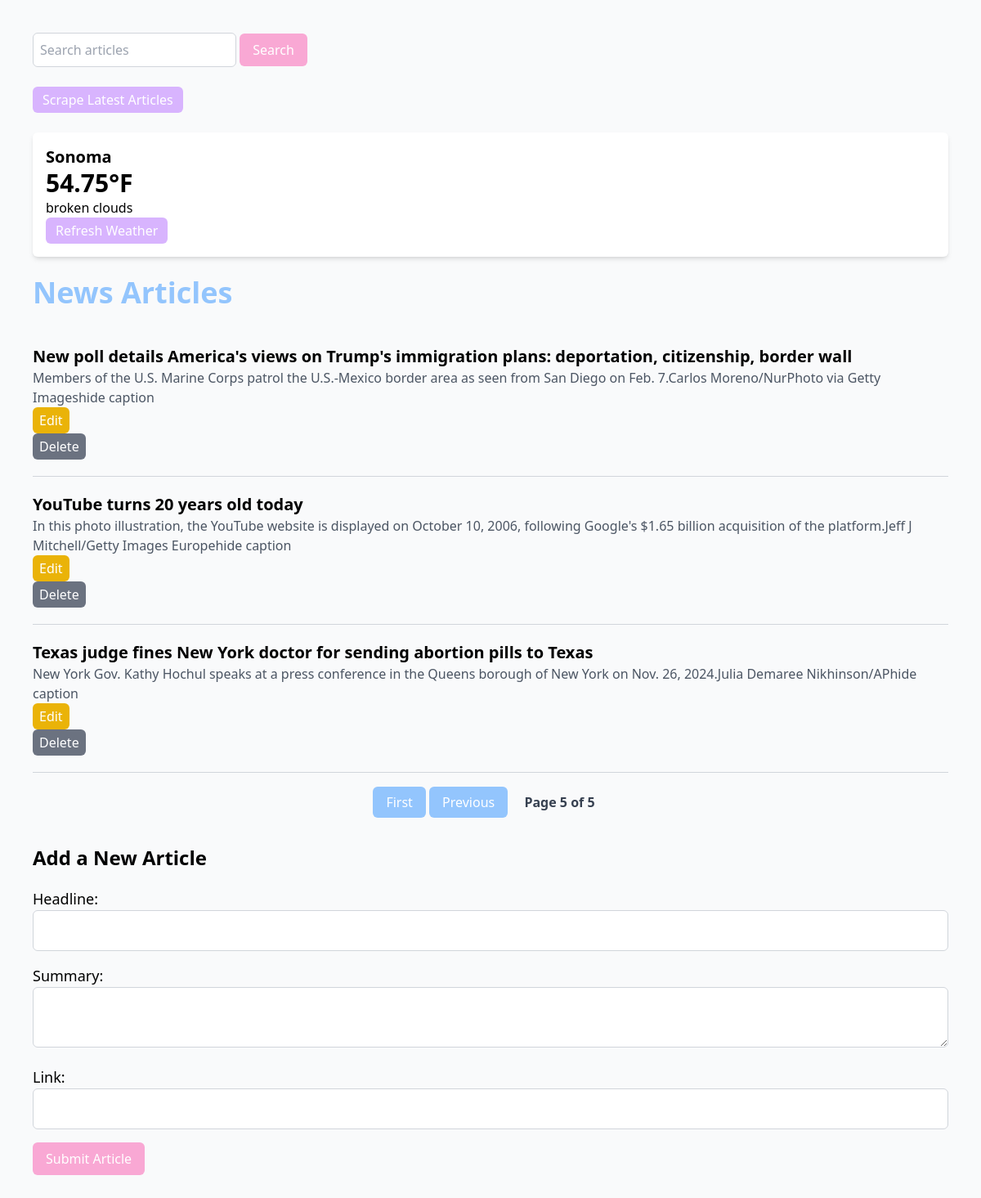
Page /?page=5 on the earlier database version.
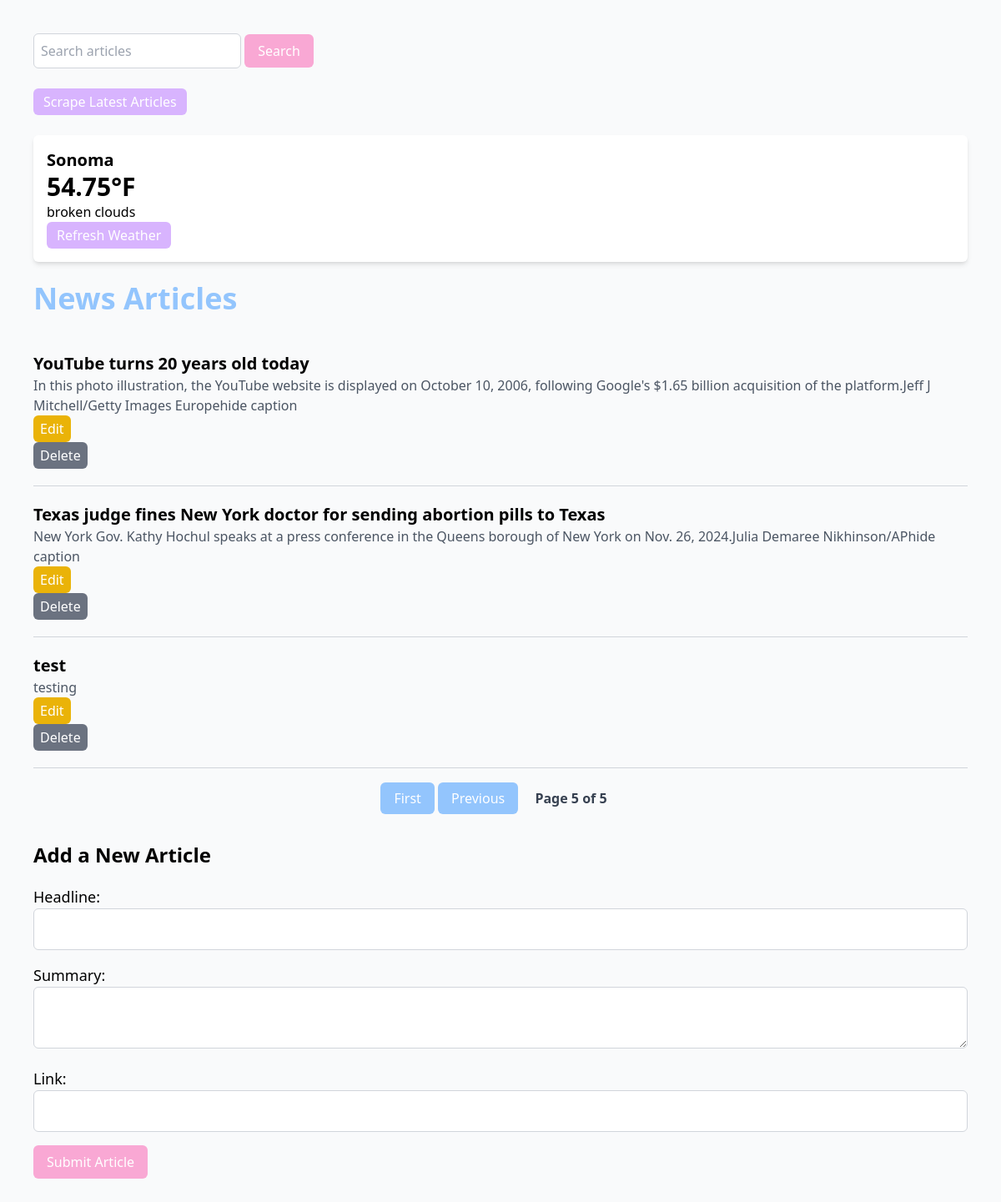
Same page on the later database version.
### models.py (models this page shows)
class NewsArticle(Base): # New class that inherits from Base to map to database table
    __tablename__ = 'news_articles' # Specifies name of database table
    id = Column(Integer, primary_key=True)  # Defines column named id which is an integer and primary key
    headline = Column(String, nullable=False) # Defines column to store strings for article headlines
    summary = Column(String, nullable=True) # Defines column to store strings for summary of the articles
    link = Column(String, nullable=False) # Defines column to store strings for urls of the articles
    updated_at = Column(DateTime, default=lambda: datetime.now(timezone.utc), onupdate=lambda: datetime.now(timezone.utc))  # Track updates

### app.py (the view)
@app.route('/')
def index():
    try:
        session.expire_all() # Ensures the session fetches fresh data
        page = request.args.get('page', 1, type=int)
        per_page = 5 # Number of articles per page
        total_articles = session.query(NewsArticle).count()
        total_pages = (total_articles + per_page - 1) // per_page # Calculate total pages
        news_articles = session.query(NewsArticle).offset((page - 1) * per_page).limit(per_page).all()
        weather_data = session.query(Weather).first()
        return render_template(
            'index.html', articles=news_articles, weather=weather_data,
            page=page, total_articles=total_articles, per_page=per_page, total_pages=total_pages
        )
    except Exception as e:
        logging.error(f"Error loading homepage: {e}")
        flash("An error occurred while loading the page. Please try again", "error")
        return render_template('index.html', articles=[], weather=[], page=1, total_articles=0, per_page=5, total_pages=1)

### app.py (called while the page is built)
@app.before_request
def refresh_session():
    session.close()  # Rollback any pending transactions
    session.expire_all()  # Ensure fresh data is loaded

### templates/index.html (shortened to what this page needs)
<!DOCTYPE html>
<html lang="en">
<head>
    <script src="https://cdn.tailwindcss.com"></script>
</head>
<body class="font-sans bg-gray-50 p-10">
    <form action="/search" method="GET" class="mb-6">
        <input type="text" name="query" placeholder="Search articles" class="p-2 border border-gray-300 rounded-md focus:ring-2 focus:ring-blue-300"">
        <button type="submit" class="bg-pink-300 text-white py-2 px-4 rounded-md hover:bg-pink-400 transition-all">Search</button>
    </form>
    <form action="/scrape" method="POST">
        <button type="submit" class="bg-purple-300 text-white py-1 px-3 rounded-md hover:bg-purple-400 transition-all">Scrape Latest Articles</button>
    </form>
    <div class="weather-widget my-6 p-4 bg-white shadow-md rounded-md">
        {% if weather %}
            <p class="text-xl font-semibold">{{weather.city}}</p>
            <p class="text-3xl font-bold">{{weather.temp}}°F</p>
            <p>{{weather.description}}</p>
        {% else %}
            <p>Weather data unavailable</p>
        {% endif %}
        <form action="/update_weather" method="POST">
            <button type="submit" class="bg-purple-300 text-white py-1 px-3 rounded-md hover:bg-purple-400 transition-all">Refresh Weather</button>
        </form>
    </div>
    <h1 class="text-4xl font-semibold mb-6"><a href="/" class="text-blue-300 hover:text-blue-400">News Articles</a></h1>
    {% for article in articles %}
    <div class="news-article border-b border-gray-300 py-5">
        <h2 class="text-xl font-semibold">
            <a href="{{ article.link }}" target="_blank" class="text-black-600 hover:underline">{{ article.headline }}</a>
        </h2>
        <p class="text-gray-600">{{ article.summary }}</p>
        <form action="/edit/{{ article.id }}" method="GET" class="inline-block mr-3">
            <button type="submit" class="bg-yellow-500 text-white py-1 px-2 rounded-md hover:bg-yellow-700 transition-all">Edit</button>
        </form>
        <form action="/delete/{{ article.id }}" method="POST" onsubmit="return confirm('Are you sure?');">
            <button type="submit" class="bg-gray-500 text-white py-1 px-2 rounded-md hover:bg-gray-700 transition-all">Delete</button>
        </form>
    </div>
    {% endfor %}
    <div class="pagination mt-6 text-center">
        {% if page > 1 %}
            <a href="{{ url_for('index', page=1 )}}" class="px-4 py-2 bg-blue-300 text-white rounded-md hover:bg-blue-400 transition-all">First</a>
            <a href="{{ url_for('index', page=page-1) }}" class="px-4 py-2 bg-blue-300 text-white rounded-md hover:bg-blue-400 transition-all">Previous</a>
        {% endif %}
        <span class="font-semibold text-gray-700 mx-4">Page {{ page }} of {{ total_pages }}</span>
    </div>
    <h2 class="text-2xl font-semibold mt-10 mb-5">Add a New Article</h2>
    <form action="{{ url_for('add_article') }}" method="post" class="space-y-4">
        <div>
            <label for="headline" class="block text-lg">Headline:</label>
            <input type="text" id="headline" name="headline" required class="p-3 border border-gray-300 rounded-md w-full">
        </div>
        <div>
            <label for="summary" class="block text-lg">Summary:</label>
            <textarea id="summary" name="summary" class="p-3 border border-gray-300 rounded-md w-full"></textarea>
        </div>
        <div>
            <label for="link" class="block text-lg">Link:</label>
            <input type="url" id="link" name="link" required class="p-3 border border-gray-300 rounded-md w-full">
        </div>
        <button type="submit" class="bg-pink-300 text-white py-2 px-4 rounded-md hover:bg-pink-400 transition-all">Submit Article</button>
    </form>
</body>
</html>

Differences in the rows shown:
no longer on this page (row unchanged): NewsArticle: headline "New poll details America's views on Trump's immigration plans: deportation, citizenship, border wall", summary "Members of the U.S. Marine Corps patrol the U.S.-Mexico border area as seen from San Diego on Feb. 7.Carlos Moreno/NurPhoto via Getty Imageshide caption"
added NewsArticle: headline "test", summary "testing"
